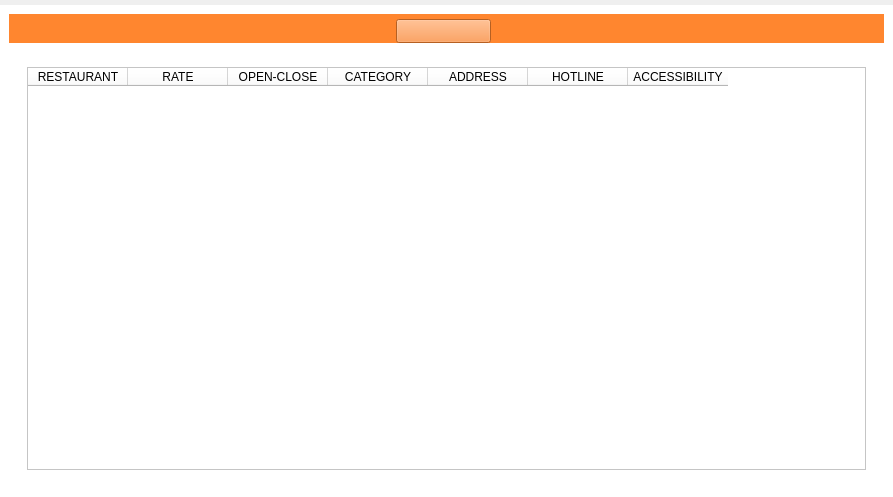
<?xml version="1.0" encoding="UTF-8"?>
<ui version="4.0">
 <class>MainWindow</class>
 <widget class="QMainWindow" name="MainWindow">
  <property name="geometry">
   <rect>
    <x>0</x>
    <y>0</y>
    <width>893</width>
    <height>497</height>
   </rect>
  </property>
  <property name="windowTitle">
   <string>MainWindow</string>
  </property>
  <property name="styleSheet">
   <string notr="true"/>
  </property>
  <widget class="QWidget" name="centralwidget">
   <layout class="QVBoxLayout" name="verticalLayout">
    <property name="spacing">
     <number>0</number>
    </property>
    <property name="leftMargin">
     <number>0</number>
    </property>
    <property name="topMargin">
     <number>5</number>
    </property>
    <property name="rightMargin">
     <number>0</number>
    </property>
    <property name="bottomMargin">
     <number>0</number>
    </property>
    <item>
     <widget class="QStackedWidget" name="stackedWidget_3">
      <property name="styleSheet">
       <string notr="true">background-color: rgb(255, 255, 255);</string>
      </property>
      <widget class="QWidget" name="Login_SignUp">
       <layout class="QVBoxLayout" name="verticalLayout_3">
        <item>
         <widget class="QWidget" name="header_welcome" native="true">
          <property name="cursor">
           <cursorShape>BusyCursor</cursorShape>
          </property>
          <property name="styleSheet">
           <string notr="true">background-color: rgb(255, 134, 47);

</string>
          </property>
          <layout class="QHBoxLayout" name="horizontalLayout_2">
           <property name="spacing">
            <number>0</number>
           </property>
           <property name="leftMargin">
            <number>0</number>
           </property>
           <property name="topMargin">
            <number>5</number>
           </property>
           <property name="rightMargin">
            <number>5</number>
           </property>
           <property name="bottomMargin">
            <number>0</number>
           </property>
           <item>
            <widget class="QPushButton" name="close_window_button">
             <property name="minimumSize">
              <size>
               <width>95</width>
               <height>24</height>
              </size>
             </property>
             <property name="maximumSize">
              <size>
               <width>24</width>
               <height>24</height>
              </size>
             </property>
             <property name="cursor">
              <cursorShape>PointingHandCursor</cursorShape>
             </property>
             <property name="text">
              <string/>
             </property>
             <property name="icon">
              <iconset resource="../Qss/icons/_icons.qrc">
               <normaloff>:/feather/icons/feather/x-circle.png</normaloff>:/feather/icons/feather/x-circle.png</iconset>
             </property>
            </widget>
           </item>
          </layout>
         </widget>
        </item>
        <item>
         <widget class="QWidget" name="body_welcome" native="true">
          <layout class="QHBoxLayout" name="horizontalLayout">
           <item>
            <widget class="QStackedWidget" name="stackedWidget_2">
             <property name="currentIndex">
              <number>1</number>
             </property>
             <widget class="QWidget" name="right_login_page"/>
             <widget class="QWidget" name="right_signup_page">
              <layout class="QHBoxLayout" name="horizontalLayout_3">
               <item>
                <widget class="QTableWidget" name="tableWidget">
                 <column>
                  <property name="text">
                   <string>RESTAURANT</string>
                  </property>
                 </column>
                 <column>
                  <property name="text">
                   <string>RATE</string>
                  </property>
                 </column>
                 <column>
                  <property name="text">
                   <string>OPEN-CLOSE</string>
                  </property>
                 </column>
                 <column>
                  <property name="text">
                   <string>CATEGORY</string>
                  </property>
                 </column>
                 <column>
                  <property name="text">
                   <string>ADDRESS</string>
                  </property>
                 </column>
                 <column>
                  <property name="text">
                   <string>HOTLINE</string>
                  </property>
                 </column>
                 <column>
                  <property name="text">
                   <string>ACCESSIBILITY</string>
                  </property>
                 </column>
                </widget>
               </item>
              </layout>
             </widget>
            </widget>
           </item>
          </layout>
         </widget>
        </item>
       </layout>
      </widget>
      <widget class="QWidget" name="Main">
       <layout class="QVBoxLayout" name="verticalLayout_2">
        <item>
         <widget class="QWidget" name="header_main" native="true">
          <property name="cursor">
           <cursorShape>BusyCursor</cursorShape>
          </property>
          <layout class="QHBoxLayout" name="horizontalLayout_4">
           <property name="spacing">
            <number>0</number>
           </property>
           <property name="leftMargin">
            <number>0</number>
           </property>
           <property name="topMargin">
            <number>5</number>
           </property>
           <property name="rightMargin">
            <number>5</number>
           </property>
           <property name="bottomMargin">
            <number>0</number>
           </property>
           <item>
            <widget class="QPushButton" name="home_button">
             <property name="text">
              <string>Home</string>
             </property>
            </widget>
           </item>
           <item>
            <widget class="QPushButton" name="restaurant_button">
             <property name="text">
              <string>Restaurant</string>
             </property>
            </widget>
           </item>
           <item alignment="Qt::AlignmentFlag::AlignRight">
            <widget class="QPushButton" name="profile_button">
             <property name="minimumSize">
              <size>
               <width>48</width>
               <height>48</height>
              </size>
             </property>
             <property name="maximumSize">
              <size>
               <width>48</width>
               <height>48</height>
              </size>
             </property>
             <property name="cursor">
              <cursorShape>PointingHandCursor</cursorShape>
             </property>
             <property name="text">
              <string/>
             </property>
             <property name="icon">
              <iconset resource="../Qss/icons/_icons.qrc">
               <normaloff>:/feather/icons/feather/smile.png</normaloff>:/feather/icons/feather/smile.png</iconset>
             </property>
             <property name="iconSize">
              <size>
               <width>32</width>
               <height>32</height>
              </size>
             </property>
            </widget>
           </item>
          </layout>
         </widget>
        </item>
        <item>
         <widget class="QWidget" name="body_main" native="true">
          <layout class="QHBoxLayout" name="horizontalLayout_5">
           <item>
            <widget class="QStackedWidget" name="stackedWidget_5">
             <property name="currentIndex">
              <number>3</number>
             </property>
             <widget class="QWidget" name="home_page">
              <widget class="QLabel" name="label_2">
               <property name="geometry">
                <rect>
                 <x>50</x>
                 <y>80</y>
                 <width>311</width>
                 <height>111</height>
                </rect>
               </property>
               <property name="font">
                <font>
                 <pointsize>30</pointsize>
                </font>
               </property>
               <property name="text">
                <string>HOME</string>
               </property>
              </widget>
             </widget>
             <widget class="QWidget" name="restaurant_page">
              <widget class="QLabel" name="label_3">
               <property name="geometry">
                <rect>
                 <x>0</x>
                 <y>0</y>
                 <width>311</width>
                 <height>111</height>
                </rect>
               </property>
               <property name="font">
                <font>
                 <pointsize>30</pointsize>
                </font>
               </property>
               <property name="text">
                <string>RESTAURANT</string>
               </property>
              </widget>
             </widget>
             <widget class="QWidget" name="review_restaurant_page">
              <widget class="QLabel" name="label_8">
               <property name="geometry">
                <rect>
                 <x>250</x>
                 <y>60</y>
                 <width>361</width>
                 <height>111</height>
                </rect>
               </property>
               <property name="font">
                <font>
                 <pointsize>30</pointsize>
                </font>
               </property>
               <property name="text">
                <string>Review Restaurant</string>
               </property>
              </widget>
             </widget>
             <widget class="QWidget" name="inside_restaurant_page">
              <widget class="QWidget" name="body_modify_restaurant" native="true">
               <property name="geometry">
                <rect>
                 <x>0</x>
                 <y>0</y>
                 <width>875</width>
                 <height>439</height>
                </rect>
               </property>
               <layout class="QHBoxLayout" name="horizontalLayout_6">
                <item>
                 <layout class="QVBoxLayout" name="left_panel_restaurant">
                  <item>
                   <widget class="QPushButton" name="pushButton">
                    <property name="text">
                     <string>Info</string>
                    </property>
                   </widget>
                  </item>
                 </layout>
                </item>
                <item>
                 <widget class="QStackedWidget" name="stackedWidget_4">
                  <widget class="QWidget" name="menu_page">
                   <widget class="QLabel" name="label_5">
                    <property name="geometry">
                     <rect>
                      <x>0</x>
                      <y>0</y>
                      <width>311</width>
                      <height>111</height>
                     </rect>
                    </property>
                    <property name="font">
                     <font>
                      <pointsize>30</pointsize>
                     </font>
                    </property>
                    <property name="text">
                     <string>Menu</string>
                    </property>
                   </widget>
                  </widget>
                  <widget class="QWidget" name="add_food_page">
                   <widget class="QLabel" name="label_4">
                    <property name="geometry">
                     <rect>
                      <x>30</x>
                      <y>50</y>
                      <width>311</width>
                      <height>111</height>
                     </rect>
                    </property>
                    <property name="font">
                     <font>
                      <pointsize>30</pointsize>
                     </font>
                    </property>
                    <property name="text">
                     <string>New Food</string>
                    </property>
                   </widget>
                  </widget>
                  <widget class="QWidget" name="modify_food_page">
                   <widget class="QLabel" name="label_10">
                    <property name="geometry">
                     <rect>
                      <x>0</x>
                      <y>0</y>
                      <width>311</width>
                      <height>111</height>
                     </rect>
                    </property>
                    <property name="font">
                     <font>
                      <pointsize>30</pointsize>
                     </font>
                    </property>
                    <property name="text">
                     <string>Food Name</string>
                    </property>
                   </widget>
                  </widget>
                  <widget class="QWidget" name="review_food_page">
                   <widget class="QLabel" name="label_11">
                    <property name="geometry">
                     <rect>
                      <x>200</x>
                      <y>120</y>
                      <width>311</width>
                      <height>111</height>
                     </rect>
                    </property>
                    <property name="font">
                     <font>
                      <pointsize>30</pointsize>
                     </font>
                    </property>
                    <property name="text">
                     <string>Review food</string>
                    </property>
                   </widget>
                  </widget>
                 </widget>
                </item>
               </layout>
              </widget>
             </widget>
            </widget>
           </item>
          </layout>
         </widget>
        </item>
       </layout>
      </widget>
     </widget>
    </item>
   </layout>
  </widget>
 </widget>
 <resources>
  <include location="../Qss/icons/_icons.qrc"/>
 </resources>
 <connections/>
</ui>
